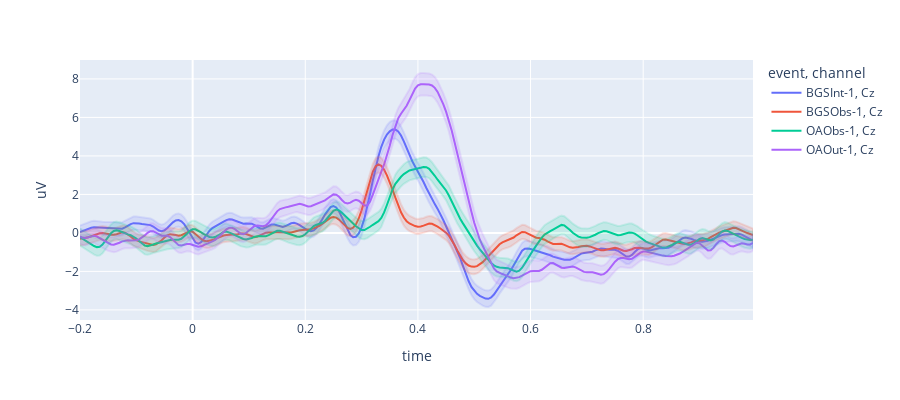

The cell this chart's notebook holds for it:
### Code cell
def test_plot_grand_average(pa):
    kwargs = dict(
        group = ['dbci'],
        dataset = ['BGSInt', 'BGSObs', 'OAOut', 'OAObs'],
        subject = ['1','2', '3', '4', '5', '6', '7', '8', '9'],
        channel = ['Cz'],
        event = ['1'],
#         epochs = epochs,
#         mne_filter_kws=filter_kws,
    )

    return pa.plot_grand_average(**kwargs)

if test_plots:
    fig = test_plot_grand_average(pa)
    fig.show()

### Figure 1 — Plotly figure (JSON) as saved in the notebook; plotly's stock layout.template omitted (floating-point values rounded to 4 significant figures; data arrays with more than 128 entries replaced by an {"elided": "..."} marker saying what was removed)
{"data": [{"error_y": {"arrayminus": {"elided": "240 float values"}}, "hovertemplate": "event=BGSInt-1<br>channel=Cz<br>time=%{x}<br>uV=%{y}<extra></extra>", "legendgroup": "BGSInt-1, Cz", "line": {"color": "#636efa", "dash": "solid"}, "marker": {"symbol": "circle"}, "mode": "lines", "name": "BGSInt-1, Cz", "orientation": "v", "showlegend": true, "type": "scatter", "x": {"elided": "240 float values"}, "xaxis": "x", "y": {"elided": "240 float values"}, "yaxis": "y"}, {"error_y": {"arrayminus": {"elided": "240 float values"}}, "hovertemplate": "event=BGSObs-1<br>channel=Cz<br>time=%{x}<br>uV=%{y}<extra></extra>", "legendgroup": "BGSObs-1, Cz", "line": {"color": "#EF553B", "dash": "solid"}, "marker": {"symbol": "circle"}, "mode": "lines", "name": "BGSObs-1, Cz", "orientation": "v", "showlegend": true, "type": "scatter", "x": {"elided": "240 float values"}, "xaxis": "x", "y": {"elided": "240 float values"}, "yaxis": "y"}, {"error_y": {"arrayminus": {"elided": "240 float values"}}, "hovertemplate": "event=OAObs-1<br>channel=Cz<br>time=%{x}<br>uV=%{y}<extra></extra>", "legendgroup": "OAObs-1, Cz", "line": {"color": "#00cc96", "dash": "solid"}, "marker": {"symbol": "circle"}, "mode": "lines", "name": "OAObs-1, Cz", "orientation": "v", "showlegend": true, "type": "scatter", "x": {"elided": "240 float values"}, "xaxis": "x", "y": {"elided": "240 float values"}, "yaxis": "y"}, {"error_y": {"arrayminus": {"elided": "240 float values"}}, "hovertemplate": "event=OAOut-1<br>channel=Cz<br>time=%{x}<br>uV=%{y}<extra></extra>", "legendgroup": "OAOut-1, Cz", "line": {"color": "#ab63fa", "dash": "solid"}, "marker": {"symbol": "circle"}, "mode": "lines", "name": "OAOut-1, Cz", "orientation": "v", "showlegend": true, "type": "scatter", "x": {"elided": "240 float values"}, "xaxis": "x", "y": {"elided": "240 float values"}, "yaxis": "y"}, {"fill": "toself", "fillcolor": "rgba(99, 110, 250, 0.15)", "hoverinfo": "skip", "legendgroup": "BGSInt-1, Cz", "line": {"color": "rgba(99, 110, 250, 0.15)"}, "name": "BGSInt-1, Cz", "showlegend": false, "type": "scatter", "x": {"elided": "480 float values"}, "xaxis": "x", "y": {"elided": "480 float values"}, "yaxis": "y"}, {"fill": "toself", "fillcolor": "rgba(239, 85, 59, 0.15)", "hoverinfo": "skip", "legendgroup": "BGSObs-1, Cz", "line": {"color": "rgba(239, 85, 59, 0.15)"}, "name": "BGSObs-1, Cz", "showlegend": false, "type": "scatter", "x": {"elided": "480 float values"}, "xaxis": "x", "y": {"elided": "480 float values"}, "yaxis": "y"}, {"fill": "toself", "fillcolor": "rgba(0, 204, 150, 0.15)", "hoverinfo": "skip", "legendgroup": "OAObs-1, Cz", "line": {"color": "rgba(0, 204, 150, 0.15)"}, "name": "OAObs-1, Cz", "showlegend": false, "type": "scatter", "x": {"elided": "480 float values"}, "xaxis": "x", "y": {"elided": "480 float values"}, "yaxis": "y"}, {"fill": "toself", "fillcolor": "rgba(171, 99, 250, 0.15)", "hoverinfo": "skip", "legendgroup": "OAOut-1, Cz", "line": {"color": "rgba(171, 99, 250, 0.15)"}, "name": "OAOut-1, Cz", "showlegend": false, "type": "scatter", "x": {"elided": "480 float values"}, "xaxis": "x", "y": {"elided": "480 float values"}, "yaxis": "y"}], "layout": {"height": 400, "legend": {"title": {"text": "event, channel"}, "tracegroupgap": 0}, "margin": {"t": 60}, "xaxis": {"anchor": "y", "domain": [0, 1], "title": {"text": "time"}}, "yaxis": {"anchor": "x", "domain": [0, 1], "title": {"text": "uV"}}}}
